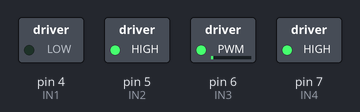
Simulated run of this sketch. Board: Arduino Uno, built with avr-gcc and run on an emulated ATmega328P. On the bench: switched loads named in the sketch (green lamp = pin HIGH).

Above: at 0.05 s.
At 1.95 s:
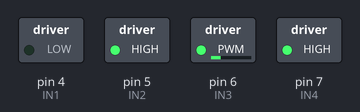
At 2.4 s:
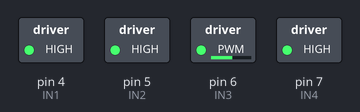
At 3.85 s:
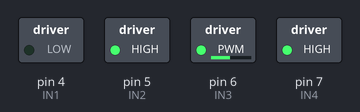
At 5.8 s:
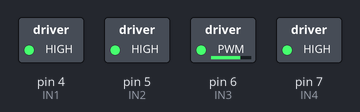
At 7.75 s:
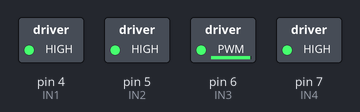
Timing chart, 0 to 9.0 s (numbered marks = the images above):
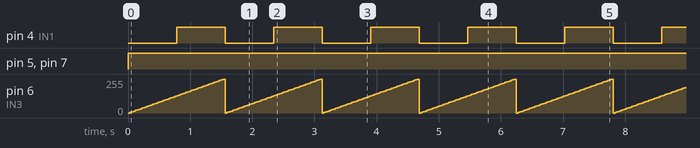

Measured:
- by itself, pin 4 (IN1): alternates HIGH for 0.78 s and LOW for 0.78 s
- by itself, pin 5 (IN2), pin 7 (IN4): LOW → HIGH at 0.00 s
- by itself, pin 6 (IN3): ramps from 0/255 to 255/255 and jumps back, once every 1.6 s

The sketch:

demo_L298N.ino
```cpp
/**
 * L298N模块，调速测试
 * 参考教程 https://blog.csdn.net/ace0perfect/article/details/79221628
 */

int IN1 = 4;
int IN2 = 5;
int IN3 = 6;
int IN4 = 7;


void setup() {
   pinMode(IN2, OUTPUT);
   pinMode(IN4, OUTPUT);
}

void loop() {
  int value;

  for(value=0;value<=255;value+=5){
    digitalWrite(IN2,HIGH);
    digitalWrite(IN4, HIGH);
    analogWrite(IN1, value);   //PWM调速
    analogWrite(IN3, value);   //PWM调速
    delay(30);
  }
}
```
